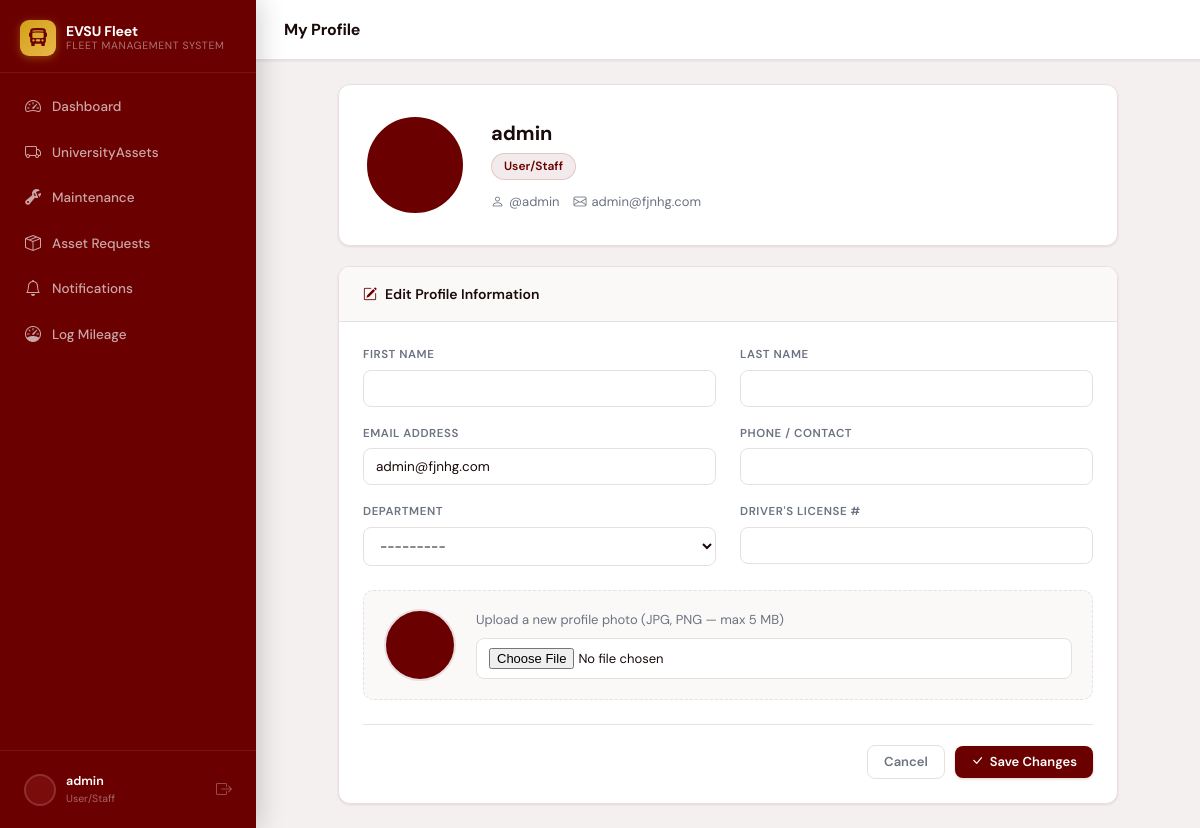
The page /accounts/profile/ (signed in) on the database its author committed.
### accounts/models.py (models this page shows, shortened)
class User(AbstractUser):
    STAFF       = 'staff'
    AUDITOR     = 'auditor'
    MANAGER     = 'manager'
    MAINTENANCE = 'maintenance'
    ROLE_CHOICES = [
        (STAFF,       'User/Staff'),
        (AUDITOR,     'Auditor '),
        (MANAGER,     'Manager'),
        (MAINTENANCE, 'Maintenance Technician'),
    ]
    role = models.CharField(max_length=20, choices=ROLE_CHOICES, default=STAFF)
    profile_picture = models.ImageField(
        upload_to='profile_pictures/',
        null=True, blank=True,
        help_text='Profile photo'
    )
    department = models.CharField(
        max_length=20,
        choices=DEPARTMENT_CHOICES,
        blank=True,
        help_text='Department this user belongs to (required for Staff role)',
    )
    phone = models.CharField(max_length=30, blank=True)
    license_number = models.CharField(max_length=50, blank=True, help_text='Driver license #')
    class Meta:
        verbose_name = 'User'
        ordering = ['last_name', 'first_name']
    @property
    def is_manager(self):
        return self.role == self.MANAGER
    @property
    def is_auditor(self):
        return self.role == self.AUDITOR
    @property
    def is_staff_role(self):
        return self.role == self.STAFF
    @property
    def is_maintenance(self):
        return self.role == self.MAINTENANCE

### accounts/views.py (the view, shortened to what this page needs)
# urls.py: path('profile/',  views.profile_view,    name='profile'),
@login_required
def profile_view(request):
    user = request.user
    form = ProfileForm(instance=user)
    return render(request, 'accounts/profile.html', {'form': form, 'profile_user': user})

### accounts/forms.py
class ProfileForm(forms.ModelForm):
    class Meta:
        model = User
        fields = ['first_name', 'last_name', 'email', 'phone',
                  'license_number', 'department', 'profile_picture']
        widgets = {
            'first_name':     forms.TextInput(attrs={'class': 'form-control'}),
            'last_name':      forms.TextInput(attrs={'class': 'form-control'}),
            'email':          forms.EmailInput(attrs={'class': 'form-control'}),
            'phone':          forms.TextInput(attrs={'class': 'form-control'}),
            'license_number': forms.TextInput(attrs={'class': 'form-control'}),
            'department':     forms.Select(attrs={'class': 'form-select'}),
            'profile_picture': forms.FileInput(attrs={'class': 'form-control', 'accept': 'image/*'}),
        }
        labels = {
            'license_number': "Driver's License #",
        }

### assets/context_processors.py (called while the page is built)
def pending_asset_requests(request):
    if request.user.is_authenticated and hasattr(request.user, 'is_manager') and request.user.is_manager:
        return {'pending_nav_count': AssetRequest.objects.filter(status=AssetRequestStatus.PENDING).count()}
    return {'pending_nav_count': 0}

def maintenance_unread_notifications(request):
    if request.user.is_authenticated:
        count = MaintenanceNotification.objects.filter(recipient=request.user, is_read=False).count()
        return {'maintenance_notif_count': count}
    return {'maintenance_notif_count': 0}

def asset_request_unread_notifications(request):
    if request.user.is_authenticated and hasattr(request.user, 'is_staff_role') and request.user.is_staff_role:
        count = AssetRequestNotification.objects.filter(recipient=request.user, is_read=False).count()
        return {'asset_request_notif_count': count}
    return {'asset_request_notif_count': 0}

### templates/accounts/profile.html (shortened to what this page needs)
{% extends "base.html" %}
{% block page_title %}My Profile{% endblock %}
{% block content %}
<div class="profile-wrap">
  <div class="avatar-card">
    <div class="avatar-large">
    </div>
    <div class="avatar-info">
      <h2>{{ profile_user.get_full_name|default:profile_user.username }}</h2>
      <span class="role-badge">{{ profile_user.get_role_display }}</span>
      <div class="meta">
        <span><i class="bi bi-person"></i> @{{ profile_user.username }}</span>
        {% if profile_user.email %}
        <span><i class="bi bi-envelope"></i> {{ profile_user.email }}</span>
        {% endif %}
      </div>
    </div>
  </div>
  <div class="form-card">
    <div class="form-card-header">
      <i class="bi bi-pencil-square" style="color:var(--maroon)"></i>
      Edit Profile Information
    </div>
    <div class="form-card-body">
      <form method="post" enctype="multipart/form-data">
        <div class="field-grid">
          <div class="field-group">
            <label>First Name</label>
            {{ form.first_name }}
          </div>
          <div class="field-group">
            <label>Last Name</label>
            {{ form.last_name }}
          </div>
          <div class="field-group">
            <label>Email Address</label>
            {{ form.email }}
          </div>
          <div class="field-group">
            <label>Phone / Contact</label>
            {{ form.phone }}
          </div>
          <div class="field-group">
            <label>Department</label>
            {{ form.department }}
          </div>
          <div class="field-group">
            <label>Driver's License #</label>
            {{ form.license_number }}
          </div>
        </div>
        <div class="picture-section" style="margin-top:24px">
          <div class="picture-preview-wrap" id="preview-wrap">
          </div>
          <div class="picture-upload-info">
            <p>Upload a new profile photo (JPG, PNG — max 5 MB)</p>
            {{ form.profile_picture }}
          </div>
        </div>
        <div class="form-actions">
          <a href="{% url 'dashboard' %}" class="btn btn-outline">Cancel</a>
          <button type="submit" class="btn btn-primary">
            <i class="bi bi-check-lg"></i> Save Changes
          </button>
        </div>
      </form>
    </div>
  </div>
</div>
{% endblock %}

### templates/base.html (shortened to what this page needs)
<!DOCTYPE html>
<html lang="en">
<head>
  <link href="https://cdn.jsdelivr.net/npm/bootstrap-icons@1.11.3/font/bootstrap-icons.min.css" rel="stylesheet">
</head>
<body>
{% block body %}
<aside class="sidebar">
  <div class="sidebar-brand">
    <div class="brand-icon"><i class="bi bi-bus-front-fill"></i></div>
    <div class="brand-text">
      <div class="brand-name">EVSU Fleet</div>
      <div class="brand-sub">Fleet Management System</div>
    </div>
  </div>
  <nav class="sidebar-nav">
    {% if user.is_maintenance %}
    <a class="nav-link {% block nav_portal %}{% endblock %}" href="{% url 'maintenance_portal' %}">
      <i class="bi bi-house-gear"></i> My Portal
    </a>
    <a class="nav-link {% block nav_notifs %}{% endblock %}" href="{% url 'maintenance_notifications' %}">
      <i class="bi bi-bell"></i> Notifications
      {% if maintenance_notif_count %}
      <span class="nav-badge">{{ maintenance_notif_count }}</span>
      {% endif %}
    </a>
    <hr class="sidebar-divider">
    <a class="nav-link {% block nav_maintenance_tech %}{% endblock %}" href="{% url 'maintenance_list' %}">
      <i class="bi bi-wrench-adjustable"></i> All Work Orders
    </a>
    <a class="nav-link {% block nav_assets_tech %}{% endblock %}" href="{% url 'asset_list' %}">
      <i class="bi bi-truck"></i> Fleet Assets
    </a>
    {% else %}
    <a class="nav-link {% block nav_dashboard %}{% endblock %}" href="{% url 'dashboard' %}">
      <i class="bi bi-speedometer2"></i> Dashboard
    </a>
    <a class="nav-link {% block nav_assets %}{% endblock %}" href="{% url 'asset_list' %}">
      <i class="bi bi-truck"></i> UniversityAssets
    </a>
    <a class="nav-link {% block nav_maintenance %}{% endblock %}" href="{% url 'maintenance_list' %}">
      <i class="bi bi-wrench-adjustable"></i> Maintenance
    </a>
    <a class="nav-link {% block nav_asset_requests %}{% endblock %}" href="{% url 'asset_request_list' %}">
      <i class="bi bi-box-seam"></i> Asset Requests
    </a>
    <a class="nav-link {% block nav_notifs_std %}{% endblock %}" href="{% url 'maintenance_notifications' %}">
      <i class="bi bi-bell"></i> Notifications
    </a>
    {% if not user.is_auditor and not user.is_manager %}
    <a class="nav-link {% block nav_mileage %}{% endblock %}" href="{% url 'mileage_log' %}">
      <i class="bi bi-speedometer"></i> Log Mileage
    </a>
    {% endif %}
    {% endif %}
  </nav>
  <div class="sidebar-footer">
    <div class="sidebar-user">
      <a href="{% url 'profile' %}" title="Edit profile" style="display:flex;align-items:center;gap:10px;flex:1;min-width:0;text-decoration:none;">
        <div class="user-avatar">{{ user.first_name|first|upper }}{{ user.last_name|first|upper }}</div>
        <div class="user-info">
          <div class="user-name">{{ user.get_full_name|default:user.username }}</div>
          <div class="user-role">{{ user.get_role_display }}</div>
        </div>
      </a>
      <a href="{% url 'logout' %}" title="Logout" style="color:rgba(255,255,255,.3);font-size:16px;margin-left:4px;flex-shrink:0;"
         onclick="return confirmLogout(event)">
        <i class="bi bi-box-arrow-right"></i>
      </a>
    </div>
  </div>
</aside>
<div class="main-wrap">
  <header class="topbar">
    <div class="topbar-left">
      <h1 class="page-title">{% block page_title %}{% endblock %}</h1>
    </div>
  </header>
  <main class="content-area">
    {% block content %}{% endblock %}
  </main>
</div>
{% endblock %}
</body>
</html>

### templates/base.html (style rules this page uses)
:root { --maroon: #6B0000; --maroon-light: #8B1A1A; --maroon-mid: #7A0C0C; --gold: #D4A017; --gold-light: #E8B84B; --teal: #00B4A6; --rose: #E5445A; --jade: #27AE72; --sky: #4AABDB; --bg: #F5F0F0; --surface: #FFFFFF; --surface2: #FBF8F8; --border: #E8DFE0; --text: #1A0A0A; --text-muted: #6B7280; --sidebar-w: 256px; --topbar-h: 60px; --radius: 12px; --shadow-sm: 0 1px 3px rgba(107,0,0,.07), 0 1px 2px rgba(107,0,0,.04); --shadow-md: 0 4px 16px rgba(107,0,0,.10), 0 2px 4px rgba(107,0,0,.05); --shadow-lg: 0 12px 40px rgba(107,0,0,.15); }
*, *::before, *::after { box-sizing: border-box; margin: 0; padding: 0; }
body { font-family: 'DM Sans', system-ui, sans-serif; background: var(--bg); color: var(--text); font-size: 14.5px; line-height: 1.6; -webkit-font-smoothing: antialiased; }
a { color: inherit; text-decoration: none; }
button { font-family: inherit; cursor: pointer; }
.sidebar { position: fixed; top: 0; left: 0; bottom: 0; width: var(--sidebar-w); background: var(--maroon); display: flex; flex-direction: column; z-index: 200; box-shadow: 4px 0 24px rgba(0,0,0,.18); }
.sidebar-brand { padding: 20px 20px 16px; border-bottom: 1px solid rgba(255,255,255,.08); display: flex; align-items: center; gap: 10px; }
.brand-icon { width: 36px; height: 36px; background: linear-gradient(135deg, var(--gold), var(--gold-light)); border-radius: 9px; display: flex; align-items: center; justify-content: center; font-size: 18px; color: var(--maroon); flex-shrink: 0; box-shadow: 0 2px 8px rgba(212,160,23,.4); }
.brand-text { line-height: 1.2; }
.brand-name { font-size: 14px; font-weight: 700; color: #fff; letter-spacing: -.01em; }
.brand-sub { font-size: 10.5px; color: rgba(255,255,255,.45); font-weight: 400; text-transform: uppercase; letter-spacing: .06em; }
.sidebar-nav { padding: 12px 12px; flex: 1; overflow-y: auto; }
.nav-link { display: flex; align-items: center; gap: 10px; padding: 9px 12px; border-radius: 8px; margin-bottom: 2px; color: rgba(255,255,255,.65); font-size: 13.5px; font-weight: 500; transition: all .15s ease; position: relative; }
.nav-link i { font-size: 16px; width: 18px; text-align: center; flex-shrink: 0; }
.sidebar-footer { padding: 12px 16px; border-top: 1px solid rgba(255,255,255,.08); }
.sidebar-user { display: flex; align-items: center; gap: 10px; padding: 8px; border-radius: 8px; transition: background .15s; }
.user-avatar { width: 32px; height: 32px; border-radius: 50%; background: var(--maroon-mid); border: 2px solid rgba(255,255,255,.15); display: flex; align-items: center; justify-content: center; font-size: 12px; font-weight: 700; color: var(--gold); flex-shrink: 0; }
.user-info { flex: 1; min-width: 0; }
.user-name { font-size: 12.5px; font-weight: 600; color: #fff; white-space: nowrap; overflow: hidden; text-overflow: ellipsis; }
.user-role { font-size: 10.5px; color: rgba(255,255,255,.4); }
.main-wrap { margin-left: var(--sidebar-w); min-height: 100vh; display: flex; flex-direction: column; }
.topbar { height: var(--topbar-h); background: var(--surface); border-bottom: 1px solid var(--border); display: flex; align-items: center; justify-content: space-between; padding: 0 28px; position: sticky; top: 0; z-index: 100; box-shadow: var(--shadow-sm); }
.topbar-left { display: flex; align-items: center; gap: 8px; }
.page-title { font-size: 16px; font-weight: 700; color: var(--text); letter-spacing: -.01em; }
.btn { display: inline-flex; align-items: center; gap: 6px; padding: 7px 16px; border-radius: 8px; font-size: 13px; font-weight: 600; border: none; cursor: pointer; transition: all .15s ease; line-height: 1.4; white-space: nowrap; }
.btn-primary { background: var(--maroon); color: #fff; box-shadow: 0 1px 3px rgba(107,0,0,.2); }
.btn-outline { background: transparent; border: 1.5px solid var(--border); color: var(--text-muted); }
.content-area { padding: 24px 28px; flex: 1; }
.form-control, .form-select { width: 100%; padding: 9px 12px; border-radius: 8px; border: 1.5px solid var(--border); background: var(--surface); font-family: inherit; font-size: 14px; color: var(--text); transition: border-color .15s, box-shadow .15s; outline: none; }

### rows shown on the page
User: get_full_name "admin", role "User/Staff", username "admin", email "admin@fjnhg.com", department "---------"
